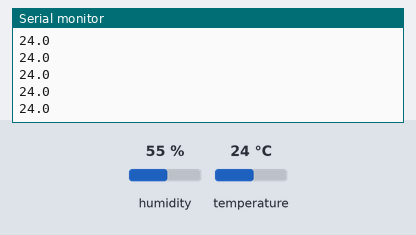
This sketch was run on a simulated Arduino Uno, built with avr-gcc and run on an emulated ATmega328P. On the bench: the last lines printed to the serial monitor. The test bench sets the inputs (shaded band); at power-on: temperature 24 °C, humidity 55 %.

Above: at 1.2 s.
1.3 s: temperature set to 12 °C
At 1.58 s:
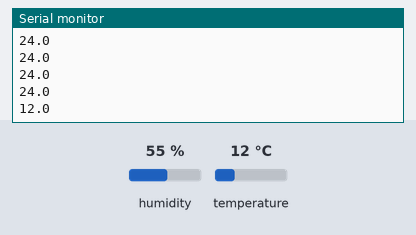
2.8 s: temperature set to 19 °C
At 2.95 s:
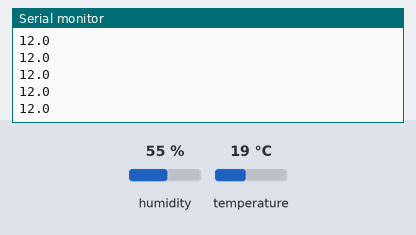
Timing chart, 0 to 5.8 s (numbered marks = the images above; inputs shaded):
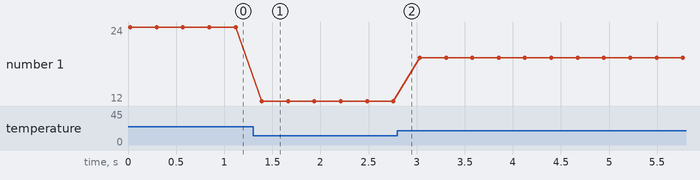

The sketch:

TEMP_SEN.ino
```cpp
#include <dht.h>

dht DHT;

#define DHT11_PIN 5

void setup()
{
  Serial.begin(9600);
 }

void loop()
{
    int chk = DHT.read11(DHT11_PIN);
  switch (chk)
  {
  }

  //Serial.print(DHT.humidity, 0);
//  Serial.print(",\t");
  Serial.println(DHT.temperature, 1);
  delay(250);
}
```

Measured:
- after the input at 1.3 s, the serial monitor: prints a new line after 0.09 s (image 1)
- plotted number 1: 24 → 12 after the input at 1.3 s, 12 → 19 after the input at 2.8 s
